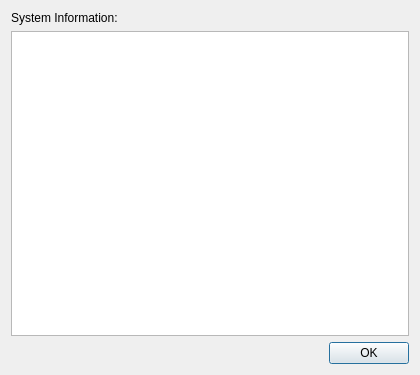
<?xml version="1.0" encoding="UTF-8"?>
<ui version="4.0">
 <class>SystemInfoDialog</class>
 <widget class="QDialog" name="SystemInfoDialog">
  <property name="geometry">
   <rect>
    <x>0</x>
    <y>0</y>
    <width>420</width>
    <height>375</height>
   </rect>
  </property>
  <property name="windowTitle">
   <string>System Information</string>
  </property>
  <layout class="QVBoxLayout" name="verticalLayout">
   <item>
    <widget class="QLabel" name="label">
     <property name="text">
      <string>System Information:</string>
     </property>
    </widget>
   </item>
   <item>
    <widget class="QPlainTextEdit" name="plainTextEdit">
     <property name="readOnly">
      <bool>true</bool>
     </property>
    </widget>
   </item>
   <item>
    <widget class="QDialogButtonBox" name="buttonBox">
     <property name="orientation">
      <enum>Qt::Horizontal</enum>
     </property>
     <property name="standardButtons">
      <set>QDialogButtonBox::Ok</set>
     </property>
    </widget>
   </item>
  </layout>
 </widget>
 <resources/>
 <connections>
  <connection>
   <sender>buttonBox</sender>
   <signal>accepted()</signal>
   <receiver>SystemInfoDialog</receiver>
   <slot>accept()</slot>
   <hints>
    <hint type="sourcelabel">
     <x>248</x>
     <y>254</y>
    </hint>
    <hint type="destinationlabel">
     <x>157</x>
     <y>274</y>
    </hint>
   </hints>
  </connection>
  <connection>
   <sender>buttonBox</sender>
   <signal>rejected()</signal>
   <receiver>SystemInfoDialog</receiver>
   <slot>reject()</slot>
   <hints>
    <hint type="sourcelabel">
     <x>316</x>
     <y>260</y>
    </hint>
    <hint type="destinationlabel">
     <x>286</x>
     <y>274</y>
    </hint>
   </hints>
  </connection>
 </connections>
</ui>
